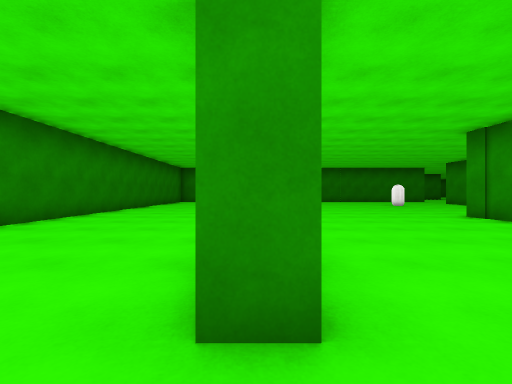
[1] (above)

24 first-person views from a walk through a scene from a Unity 3-D project. The camera is 1.2 m above the floor, looks level and sees 90° across. The floor is counted in squares, 2 m on a side. Each view is taken from the middle of a square. On the plan, view 1 faces up. The plan holds only what a view shows up to about 9 squares ahead; the rest is blank. The place goes on beyond the plan. The player character is not drawn. Surface patterns are stand-ins for the level's own textures.

[2]
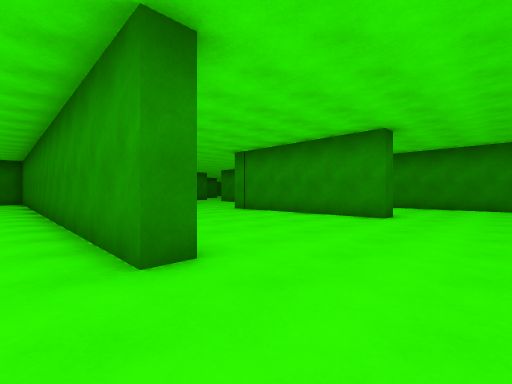

[3]
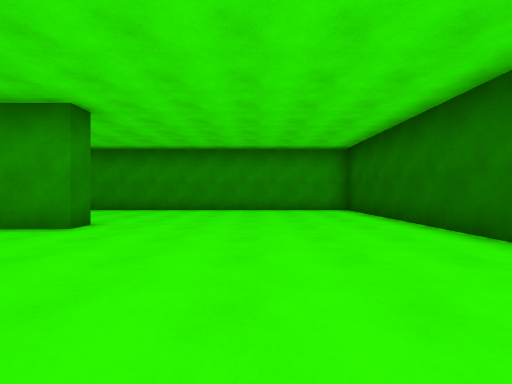

[4]
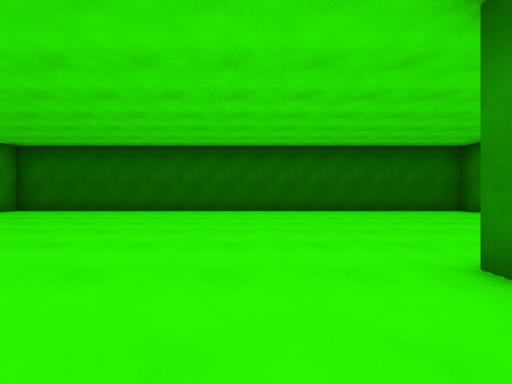

[5]
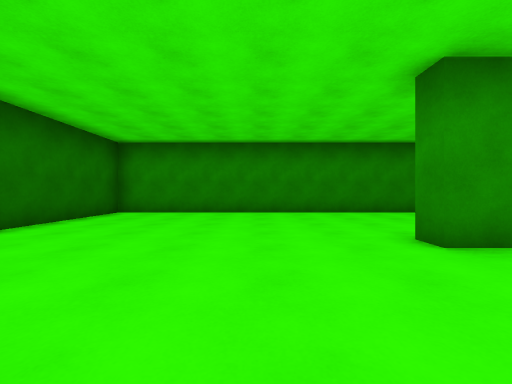

[6]
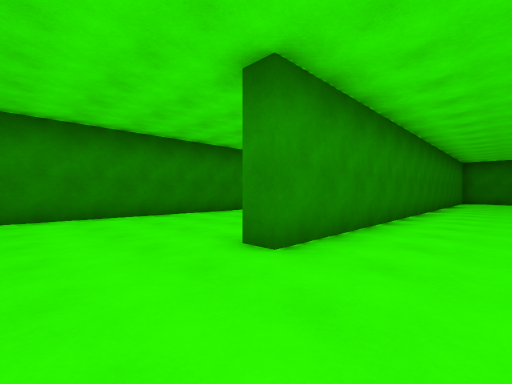

[7]
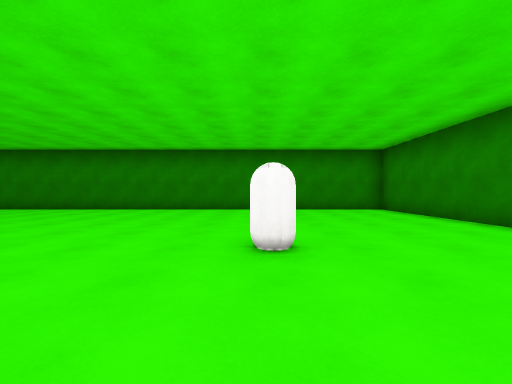

[8]
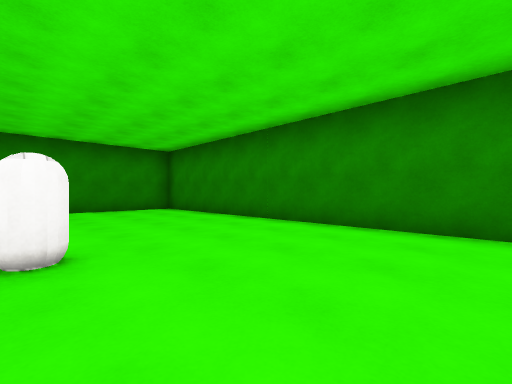

[9]
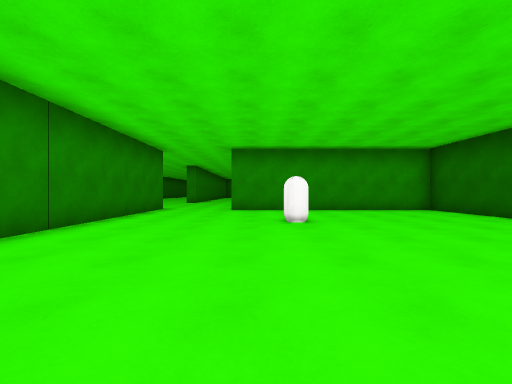

[10]
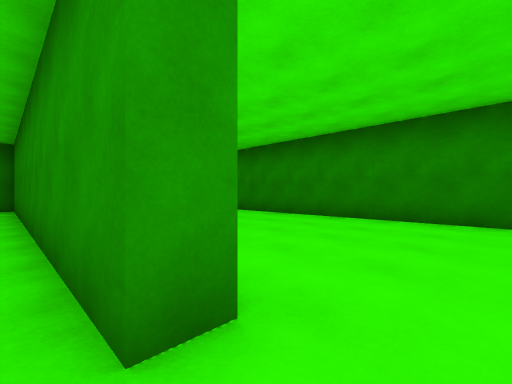

[11]
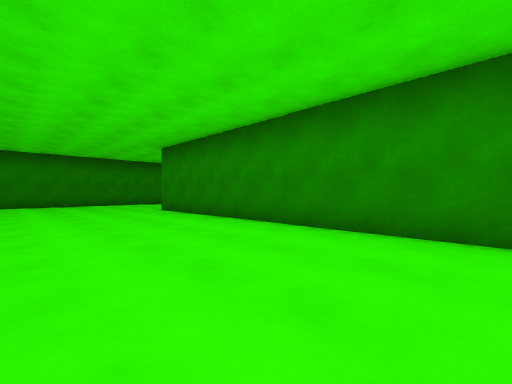

[12]
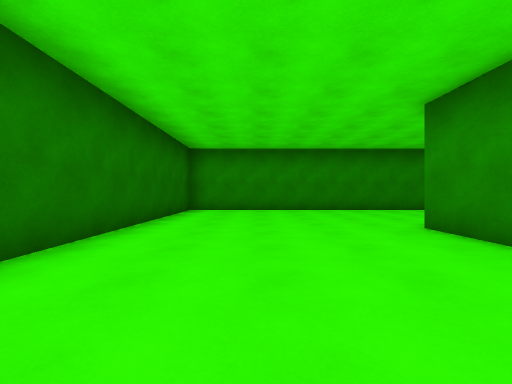

[13]
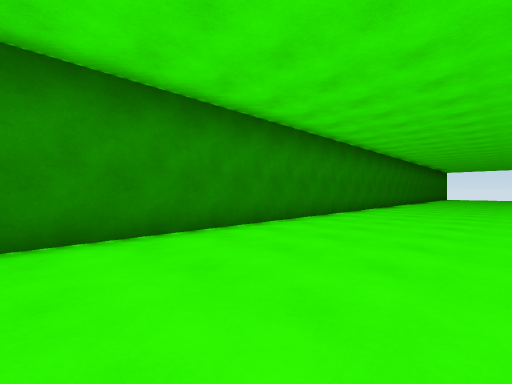

[14]
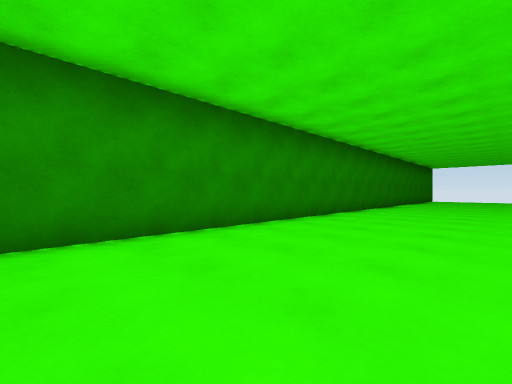

[15]
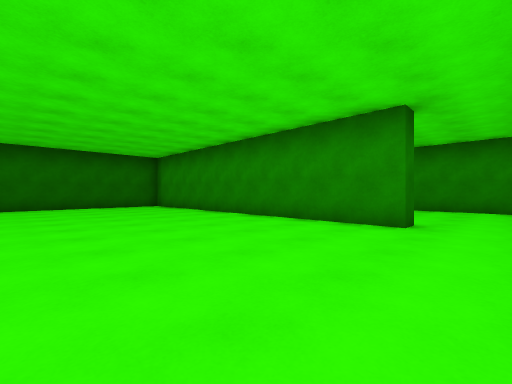

[16]
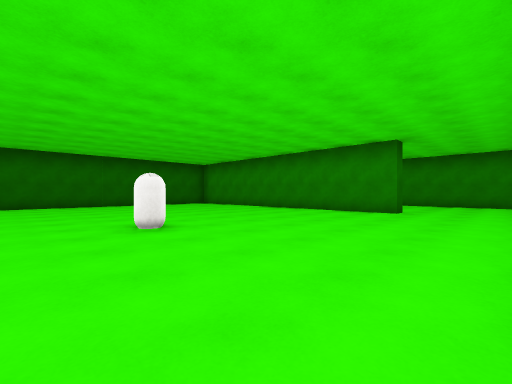

[17]
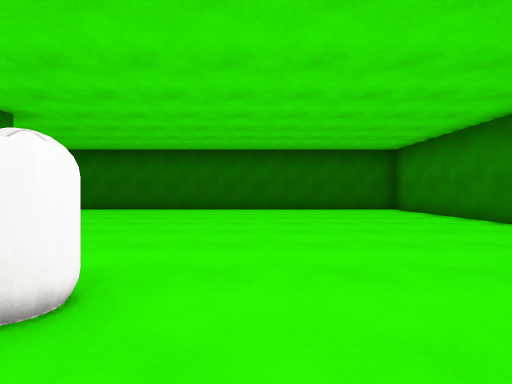

[18]
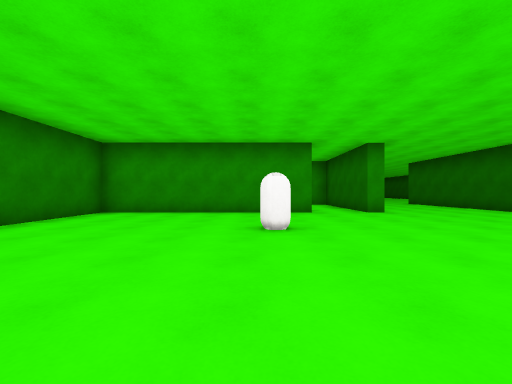

[19]
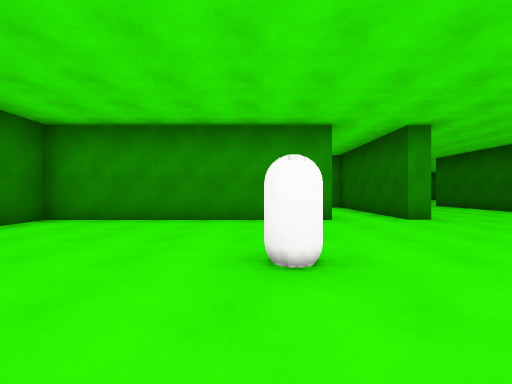

[20]
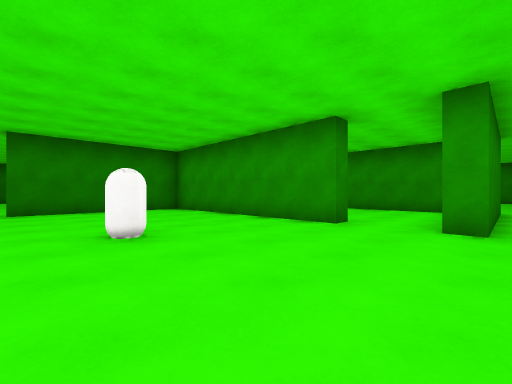

[21]
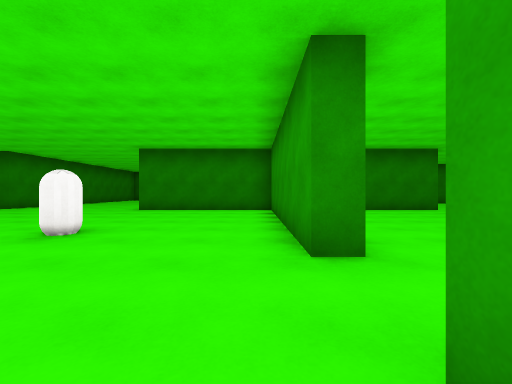

[22]
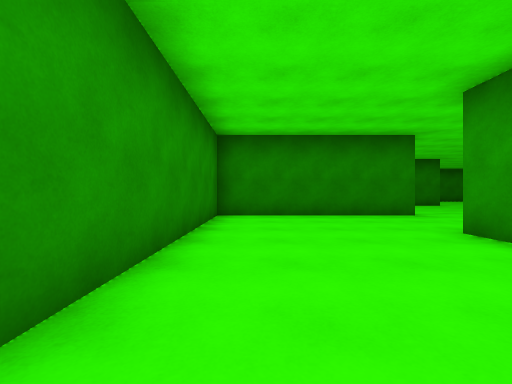

[23]
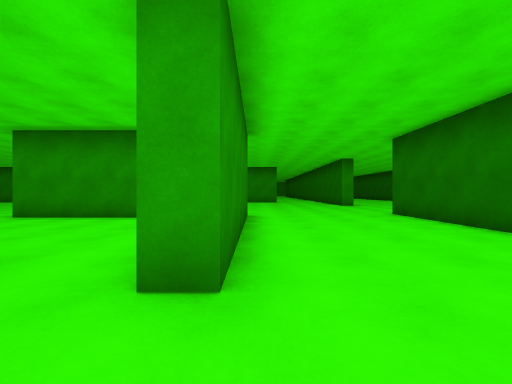

[24]
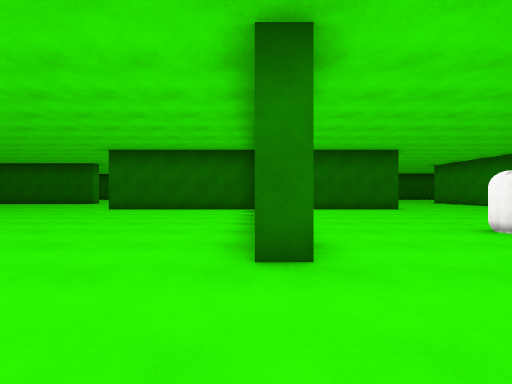

### Floor plan
Points are (right, up) in squares from view 1. A wall is a line through its corners. A room is listed if a view was taken in it or the views show most of it. See-through windows are left out.
Room 1 (views 1, 2, 3, 4, 5, 6, 7, 8, 9)
walls: (5.8, 1) (5.2, 1) (5.2, 6.2) (9.5, 6.2) (9.5, 12.8); (-4.5, 9) (-4.5, -5) (9.5, -5) (9.5, 3.5); (8.5, 15.3) (0.3, 15.3) (0.3, 1) (-0.2, 1) (-0.2, 10.8)
ways out: opening at (9.3, 14) to room 2
objects: capsule (6, 11)
Room 2 (views 10, 11, 12, 13, 14, 15, 16, 17, 18, 19, 20, 21, 22, 23, 24)
walls: (11, 20.8) (-0.2, 20.8); (10, 15.9) (10, 15.3) (8.5, 15.3); (9.5, 12.8) (10.1, 12.8); (14.2, 25.2) (9.5, 25.2) (9.5, 25.7) (13, 25.7); (10.1, 27.4) (9.5, 27.4) (9.5, 33.5) (5, 33.5); (14, 26.4) (14, 30.8); (10, 6.2) (15.1, 6.2); (-0.2, 30.8) (0.3, 30.8) (0.3, 21.3) (14.9, 21.3); (15.1, 33.5) (10, 33.5) (10, 27.9); (-4.5, 34.2) (-4.5, 15.8) (1.9, 15.8)
ways out: opening at (9.3, 14) to room 1
objects: capsule (6, 29)

Where each view was taken, in squares from view 1:
view 1: 0 up, 0 right, facing up
view 2: 1 down, 1 left, facing up-right
view 3: 2 down, 1 right, facing right
view 4: 3 up, 2 right, facing down
view 5: 1 down, 3 right, facing left
view 6: 1 down, 2 right, facing up-left
view 7: 11 up, 9 right, facing left
view 8: 11 up, 9 right, facing up-left
view 9: 12 up, 1 right, facing right
view 10: 15 up, 11 right, facing up-left
view 11: 17 up, 8 right, facing up-left
view 12: 18 up, 4 right, facing left
view 13: 20 up, 1 left, facing up-left
view 14: 25 up, 1 left, facing up-left
view 15: 32 up, 5 right, facing down-left
view 16: 33 up, 8 right, facing down-left
view 17: 30 up, 5 right, facing down
view 18: 29 up, 2 right, facing right
view 19: 29 up, 4 right, facing right
view 20: 25 up, 5 right, facing up-right
view 21: 25 up, 9 right, facing up
view 22: 27 up, 11 right, facing up
view 23: 25 up, 8 right, facing right
view 24: 15 up, 10 right, facing down
